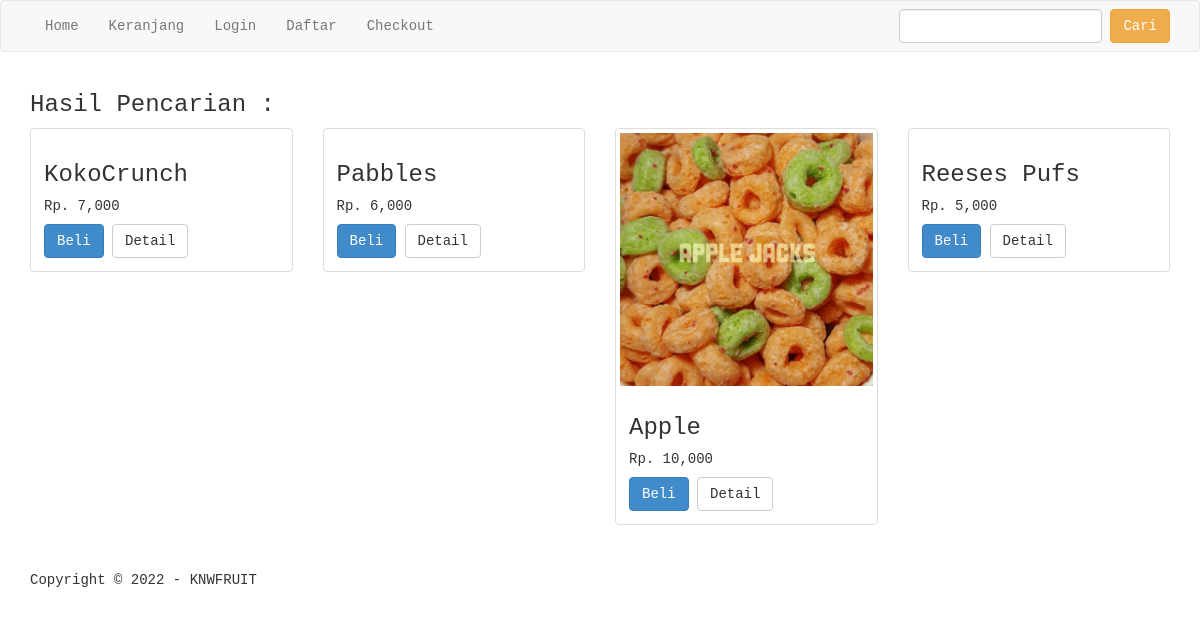
The page /pencarian.php on the database as committed earlier.
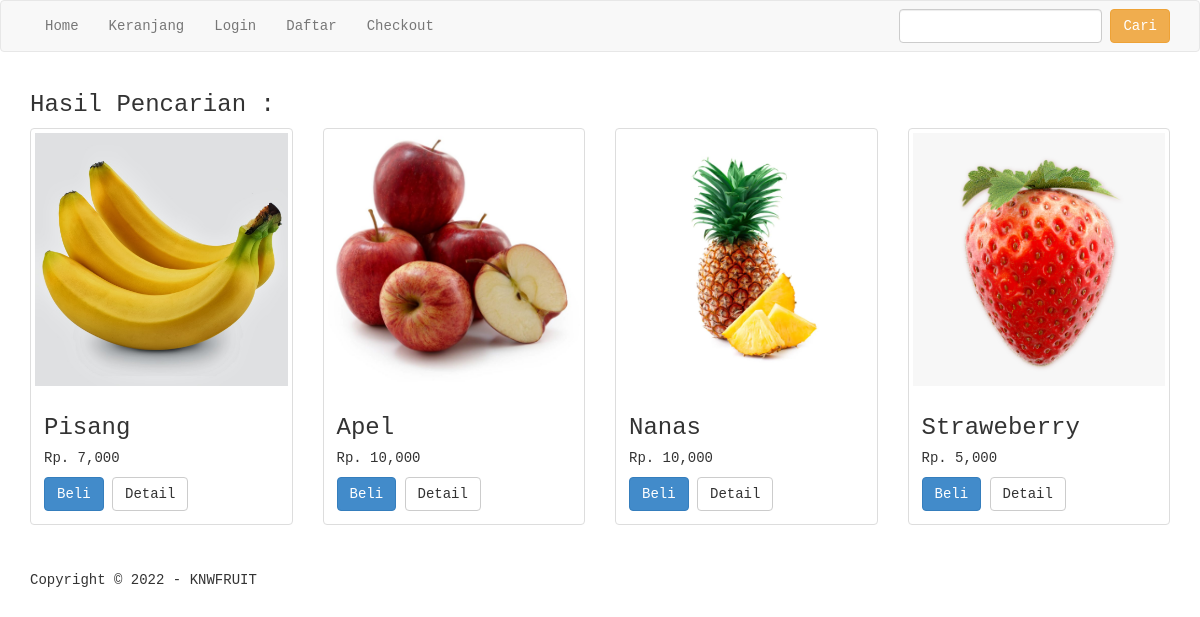
The same page on the database as committed later.
### tables this page shows
CREATE TABLE `produk` (
  `id_produk` int(11) NOT NULL,
  `nama_produk` varchar(25) NOT NULL,
  `harga_produk` int(11) NOT NULL,
  `foto_produk` varchar(50) NOT NULL,
  `deskripsi_produk` text NOT NULL,
  `stok_produk` int(10) NOT NULL
);

### pencarian.php (the view, shortened to what this page needs)
<?php include 'koneksi.php'; ?>
<?php
$keyword = $_GET["keyword"];
$semuadata = array();
$ambil = $koneksi->query("SELECT * FROM produk WHERE nama_produk LIKE '%$keyword%'
	OR deskripsi_produk LIKE '%$keyword%'");
while ($pecah = $ambil->fetch_assoc())
{
	$semuadata[]=$pecah;
}
?>
<!DOCTYPE html>
<html>
<head>
	<link rel="stylesheet" href="admin/assets/css/bootstrap.css">
</head>
<body style="font-family: monospace;">
<?php include 'menu.php'; ?>
	<div class="container">
		<h3>Hasil Pencarian : <?php echo $keyword ?></h3>
		<div class="row">
		<?php foreach ($semuadata as $key => $value): ?>
			<div class="col-md-3">
				<div class="thumbnail">
					<img src="foto_produk/<?php echo $value["foto_produk"] ?>" alt="" class="img-responsive">
					<div class="caption">
						<h3><?php echo $value["nama_produk"] ?></h3>
						<h5>Rp. <?php echo number_format($value["harga_produk"]) ?></h5>
						<a href="beli.php?id=<?php echo $value["id_produk"]; ?>" class="btn btn-primary">
						Beli</a>
						<a href="detail.php?id=<?php echo $value["id_produk"]; ?>" class="btn btn-default">
						Detail</a>
					</div>
				</div>
			</div>
		<?php endforeach ?>
		</div>
	</div>
<div class="footer" style="padding:25px 0">
	<div class="container">
		<small">Copyright &copy; 2022 - KNWFRUIT</small>
	</div>
</div>
</body>
</html>

### menu.php
<nav class="navbar navbar-default" style="font-family: monospace;" >
	<div class="container">
		<ul class="nav navbar-nav">
			<li><a href="index.php"> Home </a></li>
			<li><a href="keranjang.php"> Keranjang </a></li>
			<?php if (isset($_SESSION["pelanggan"])): ?>
			<li><a href="riwayat.php">Riwayat Pemesanan</a></li>
			<li><a href="logout.php"> Logout </a></li>
			<?php else:  ?>
				<li><a href="login.php"> Login </a></li>
				<li><a href="daftar.php">Daftar</a></li>
			<?php endif ?>
			<li><a href="checkout.php"> Checkout </a></li>
		</ul>
		<form action="pencarian.php" method="get" class="navbar-form navbar-right">
			<input type="text" class="form-control" name="keyword">
			<button class="btn btn-warning">Cari</button>
		</form>
	</div>
</nav>

Rows that differ between the two databases and show on the page:
removed produk: nama_produk "Pabbles", harga_produk "6,000"
changed produk: foto_produk: picture added; nama_produk "KokoCrunch" → "Pisang"
added produk: foto_produk (picture), nama_produk "Apel", harga_produk "10,000"
changed produk: foto_produk: a different picture; nama_produk "Apple" → "Nanas"
changed produk: foto_produk: picture added; nama_produk "Reeses Pufs" → "Straweberry"
